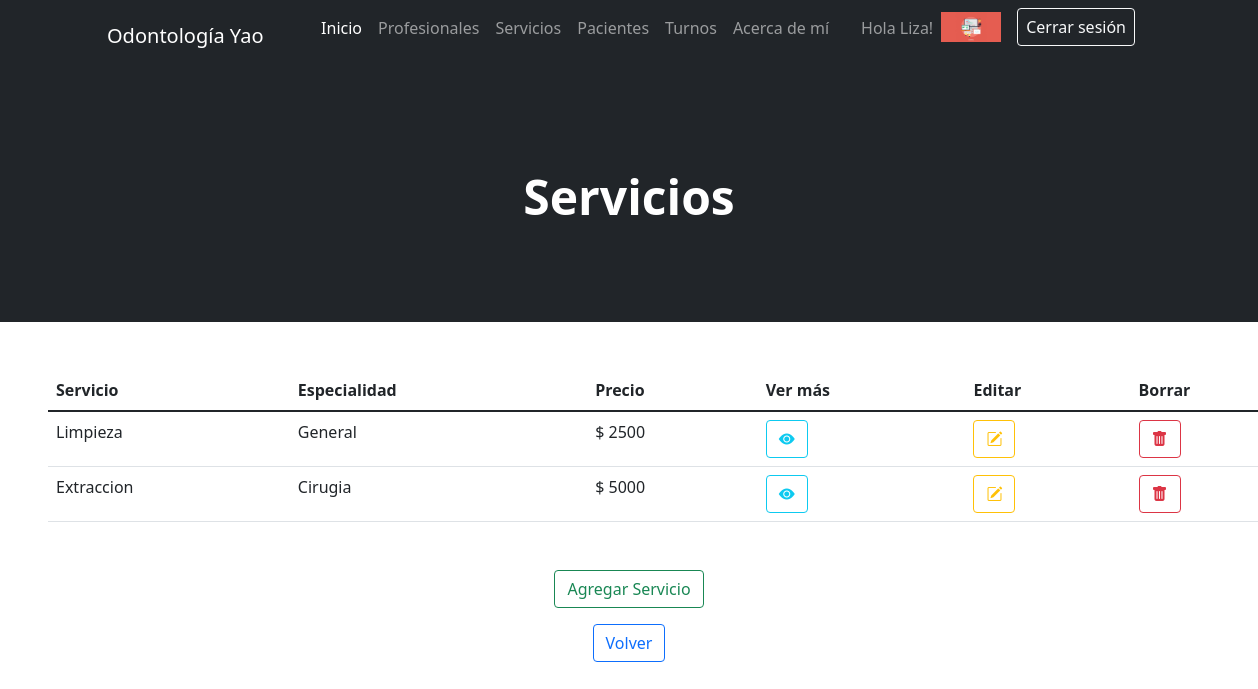
The page /AppOdonto/servicio/list/ (signed in) on the database as committed earlier.
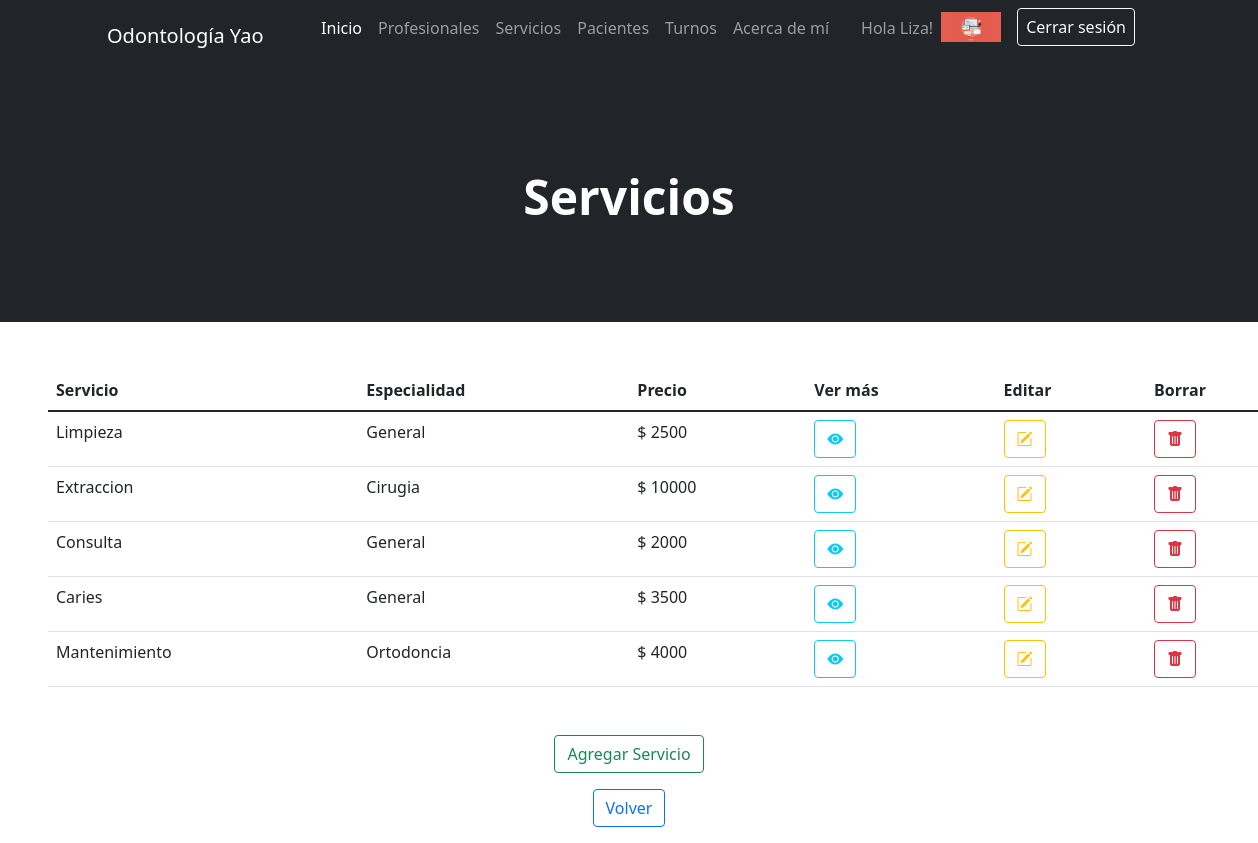
The same page on the database as committed later.
### AppOdonto/models.py (models this page shows, shortened)
class Avatar(models.Model):
    usuario = models.ForeignKey(User, on_delete=models.CASCADE)
    imagen = models.ImageField(upload_to="avatares", null=True, blank=True)

class Servicio(models.Model):
    servicio = models.CharField(max_length=25)
    especialidad = models.CharField(max_length=25)
    descripcion = models.CharField(max_length=80)
    precio = models.IntegerField()

### AppOdonto/views.py (the view)
# urls.py: path('servicio/list/', ServicioList.as_view(), name="Servicio List"),
class ServicioList(LoginRequiredMixin, ListView):
    model = Servicio

### AppOdonto/templates/AppOdonto/servicio_list.html (shortened to what this page needs)
{% extends "AppOdonto/padre.html" %}
{% block header %}
    <h1 class="display-5 fw-bolder text-white mb-2">Servicios</h1>
{% endblock %}
{% block formulario %}
<table class="table m-5">
    <thead>
    <tr>
        <th scope="col">Servicio</th>
        <th scope="col">Especialidad</th>
        <th scope="col">Precio</th>
        <th scope="col">Ver más</th>
        <th scope="col">Editar</th>
        <th scope="col">Borrar</th>
    </tr>
    </thead>
    <tbody class="table-group-divider">
    {% for servicio in object_list %}
        <tr>
            <td>{{servicio.servicio}}</td>
            <td>{{servicio.especialidad}}</td>
            <td>$ {{servicio.precio}}</td>
            <td><a href="{% url 'Servicio Detail' servicio.id %}" class="btn btn-outline-info"><i class="bi bi-eye-fill"></i></a></td>
            <td><a href="{% url 'Servicio Edit' servicio.id %}" class="btn btn-outline-warning"><i class="bi bi-pencil-square"></i></a></td>
            <td><a href="{% url 'Servicio Delete' servicio.id %}" class="btn btn-outline-danger"><i class="bi bi-trash-fill"></i></a></td>
        </tr>
    {% endfor %}
    </tbody>
</table>
    <p class="text-center"><a href="{% url 'Servicio Create' %}" class="btn btn-outline-success">Agregar Servicio</a></p>
    <p>
    <p class="text-center"><a href="{% url 'Inicio' %}" class="btn btn-outline-primary">Volver</a></p>
    </p>
{% endblock %}

### AppOdonto/templates/AppOdonto/padre.html (shortened to what this page needs)
<!DOCTYPE html>
<html lang="es">
    <head> {% load static %}
        <link href="https://cdn.jsdelivr.net/npm/bootstrap-icons@1.4.1/font/bootstrap-icons.css" rel="stylesheet" />
        <link href="{% static 'AppOdonto/css/styles.css' %}" rel="stylesheet" />
    </head>
    <body>
        <nav class="navbar navbar-expand-lg navbar-dark bg-dark">
            <div class="container px-5">
                <a class="navbar-brand" href="{% url 'Inicio' %}">Odontología Yao</a>
                <div class="collapse navbar-collapse" id="navbarSupportedContent">
                    <ul class="navbar-nav ms-auto mb-2 mb-lg-0">
                        <li class="nav-item"><a class="nav-link active" aria-current="page" href="{% url 'Inicio' %}">Inicio</a></li>
                        <li class="nav-item"><a class="nav-link" href="{% url 'Profesional List' %}">Profesionales</a></li>
                        <li class="nav-item"><a class="nav-link" href="{% url 'Servicio List' %}">Servicios</a></li>
                        <li class="nav-item"><a class="nav-link" href="{% url 'Paciente List' %}">Pacientes</a></li>
                        <li class="nav-item"><a class="nav-link" href="{% url 'Turno List' %}">Turnos</a></li>
                        <li class="nav-item"><a class="nav-link" href="{% url 'About' %}">Acerca de mí</a></li>
                        <li class="nav-item"><a class="nav-link">
                    {% if request.user.is_authenticated %}
                        <li class="nav-item"><p style="color:white"><a class="nav-link" href="{% url 'Editar Perfil' %}">Hola {{user.first_name}}!</a></p></li>
                        {% with user.avatar_set.first as miAvatar%}
                            {% if miAvatar %}
                        <li class="nav-item"><img src="{{miAvatar.imagen.url}}" alt="Imagen perfil" height="30px" class="my-1"></li>
                            {% endif %}
                        {% endwith %}
                        <li class="nav-item mx-3"><a class="btn btn-outline-light px-2" href="{% url 'Logout' %}">Cerrar sesión</a></li>
                    {% endif %}
                    </ul>
                </div>
            </div>
        </nav>
        <header class="bg-dark py-5">
            <div class="container px-5">
                <div class="row gx-5 justify-content-center">
                    <div class="col-lg-6">
                        <div class="text-center my-5">
                        {% block header %}{% endblock %}
                        </div>
                    </div>
                </div>
            </div>
        </header>
{% block formulario %}
{% endblock %}
    </body>
</html>

Rows that differ between the two databases and show on the page:
changed Servicio "Extraccion": precio "5000" → "10000"
added Servicio: servicio "Consulta", especialidad "General", precio "2000"
added Servicio: servicio "Caries", especialidad "General", precio "3500"
added Servicio: servicio "Mantenimiento", especialidad "Ortodoncia", precio "4000"
